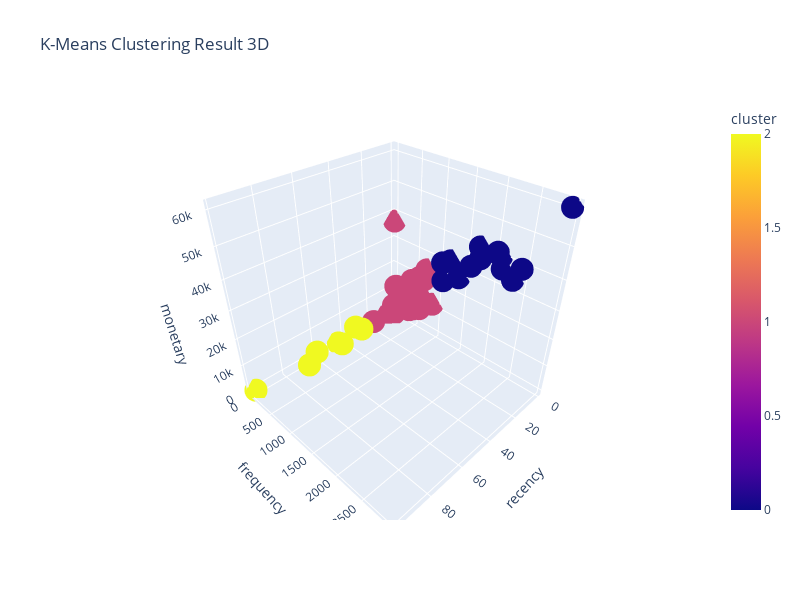

Notebook code for this chart:
### Code cell
plot_cluster(data=kmeans_cluster, cluster='cluster', plot_3d=True, suptitle='K-Means Clustering Result 3D')

### Figure 1 — Plotly figure (JSON) as saved in the notebook; plotly's stock layout.template omitted (floating-point values rounded to 4 significant figures)
{"data": [{"hovertemplate": "recency=%{x}<br>frequency=%{y}<br>monetary=%{z}<br>cluster=%{marker.color}<extra></extra>", "legendgroup": "", "marker": {"color": [2, 0, 0, 2, 1, 0, 1, 0, 0, 1, 1, 0, 1, 0, 1, 0, 2, 1, 0, 0, 2, 1, 0, 1, 2, 0, 1, 0, 1, 2, 1, 1, 1, 1, 1, 1, 1, 1, 1, 1, 1, 1, 1, 1, 1, 1, 1, 1, 1, 1, 1, 1, 1, 1, 2, 1, 1, 1, 1, 1, 1, 1, 1, 1, 1, 1, 1, 1, 1, 1, 1, 1, 1, 1, 1, 1, 1, 1, 1, 1, 1, 1, 1, 1], "coloraxis": "coloraxis", "symbol": "circle"}, "mode": "markers", "name": "", "scene": "scene", "showlegend": false, "type": "scatter3d", "x": [46, 1, 1, 51, 7, 1, 7, 1, 3, 1, 1, 1, 1, 1, 1, 1, 63, 2, 1, 14, 35, 23, 1, 1, 74, 1, 1, 1, 2, 46, 1, 1, 1, 1, 1, 1, 1, 1, 1, 4, 1, 1, 6, 1, 1, 1, 1, 1, 1, 1, 4, 1, 1, 11, 98, 4, 4, 7, 1, 1, 1, 1, 1, 1, 1, 5, 1, 1, 1, 1, 1, 1, 1, 1, 1, 1, 1, 1, 1, 5, 1, 1, 1, 1], "y": [40, 1069, 1761, 343, 594, 2331, 162, 1223, 2079, 751, 899, 1402, 590, 1098, 690, 2964, 153, 366, 2102, 2666, 272, 161, 2143, 600, 412, 1739, 358, 1609, 321, 517, 335, 342, 374, 298, 31, 385, 213, 340, 255, 50, 330, 334, 162, 420, 130, 298, 390, 466, 334, 23, 334, 265, 525, 1, 2, 194, 128, 35, 435, 424, 372, 7, 331, 254, 294, 1, 206, 314, 3, 220, 444, 514, 316, 431, 331, 521, 341, 118, 241, 117, 216, 413, 612, 344], "z": [674.0, 29590.0, 36720.0, 5611.0, 20320.0, 34330.0, 5742.0, 31600.0, 41940.0, 24230.0, 11750.0, 26920.0, 15170.0, 23070.0, 19670.0, 60720.0, 4240.0, 8980.0, 40150.0, 44280.0, 5556.0, 3600.0, 36450.0, 19920.0, 6260.0, 40500.0, 5989.0, 32860.0, 10040.0, 12770.0, 5386.0, 8489.0, 4072.0, 5271.0, 492.0, 5756.0, 11520.0, 6420.0, 9817.0, 747.0, 5111.0, 7958.0, 4360.0, 7293.0, 1862.0, 4721.0, 7087.0, 5406.0, 5970.0, 343.8, 6589.0, 6260.0, 7726.0, 38.53, 30.47, 3321.0, 12820.0, 318.4, 8198.0, 5293.0, 6217.0, 36870.0, 7209.0, 10020.0, 5292.0, 25.83, 3649.0, 8655.0, 18.52, 5091.0, 8519.0, 8548.0, 5738.0, 8202.0, 7521.0, 9281.0, 5503.0, 6927.0, 4965.0, 1111.0, 10210.0, 8398.0, 6968.0, 10170.0]}], "layout": {"coloraxis": {"colorbar": {"title": {"text": "cluster"}}, "colorscale": [[0, "#0d0887"], [0.1111, "#46039f"], [0.2222, "#7201a8"], [0.3333, "#9c179e"], [0.4444, "#bd3786"], [0.5556, "#d8576b"], [0.6667, "#ed7953"], [0.7778, "#fb9f3a"], [0.8889, "#fdca26"], [1, "#f0f921"]]}, "height": 600, "legend": {"tracegroupgap": 0}, "scene": {"domain": {"x": [0, 1], "y": [0, 1]}, "xaxis": {"title": {"text": "recency"}}, "yaxis": {"title": {"text": "frequency"}}, "zaxis": {"title": {"text": "monetary"}}}, "title": {"text": "K-Means Clustering Result 3D"}, "width": 800}}
